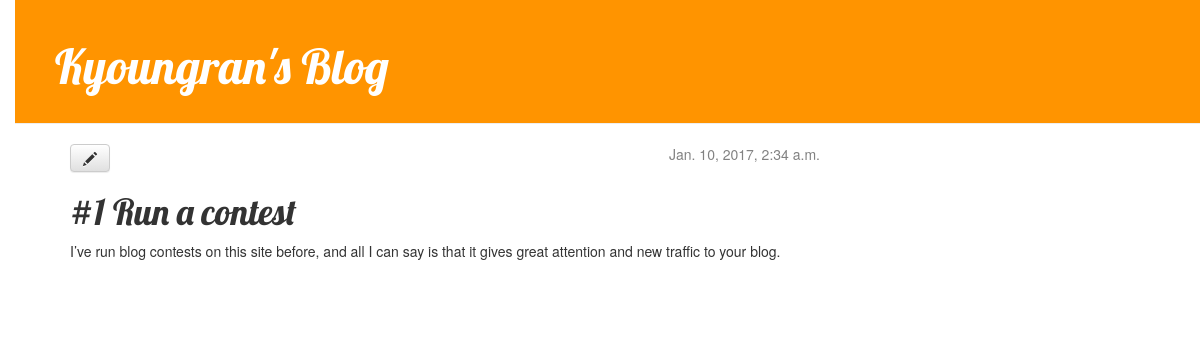
The app's page /post/1/ with its own data.
### blog/views.py (the view)
# urls.py: url(r'^post/(?P<pk>[0-9]+)/$', views.post_detail, name='post_detail'),
def post_detail(request, pk):
    post = get_object_or_404(Post, pk=pk)
    return render(request, 'blog/post_detail.html', {'post': post})

### blog/templates/blog/post_detail.html
{% extends 'blog/base.html' %}
{% block content %}
  <div class="post">
    {% if post.published_date %}
      <div class="date">
        {{ post.published_date }}
      </div>
    {% endif %}
    <a class="btn btn-default" href="{% url 'post_edit' pk=post.pk %}">
      <span class="glyphicon glyphicon-pencil"></span>
    </a>
    <h1>{{ post.title }}</h1>
    <p>{{ post.text|linebreaksbr }}</p>
  </div>
{% endblock %}

### blog/static/css/blog.css (style rules this page uses)
body { padding-left: 15px; }
h1, h2, h3, h4 { font-family: 'Lobster', cursive; }
.date { float: right; color: #828282; }
.post { margin-bottom: 70px; }

### records on screen
Post: published_date "Jan. 10, 2017, 2:34 a.m.", title "#1 Run a contest", text "I’ve run blog contests on this site before, and all I can say is that it gives great attention and new traffic to your blog."
